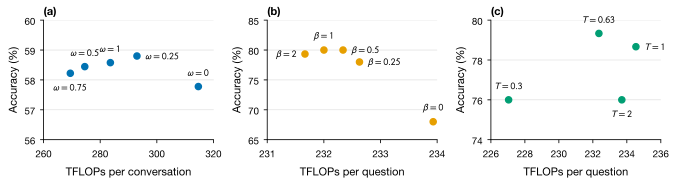

Recreate this plot in Python.
"""Supplementary sensitivity figure, three panels in one full-width figure: (a) attention weight omega
(MT-Video-Bench), (b) subtitle weight beta (Video-MME w/ subtitles), (c) relevance temperature T (Video-MME w/
subtitles, 300 questions; the T = 0.63 point is the default run on the same questions, sens_default_T.json).
Same data, axes and colors as the earlier one-per-column figures (sens_split.py): sens_weights.json,
sens_sweeps.json, sens_default_T.json.
Regenerate: uv run --no-project --with matplotlib --with numpy python fig/sens_panels.py"""
import json
from pathlib import Path

import orx_figstyle as fs

here = Path(__file__).parent
w = json.load(open(here / "sens_weights.json"))
s = json.load(open(here / "sens_sweeps.json"))
dT = json.load(open(here / "sens_default_T.json"))
fs.use_style()

PANELS = [  # symbol, color, points (value, tflops, acc), label offsets, x label, x ticks, y ticks
    (r"\omega", "blue", [(r["value"], r["tflops"], r["acc"]) for r in w["omega"]],
     {0.0: (0, 6, "center"), 0.25: (6, 0, "left"), 0.5: (0, 6, "center"), 0.75: (0, -6, "center"),
      1.0: (0, 6, "center")},
     "TFLOPs per conversation", range(260, 321, 20), range(56, 61)),
    (r"\beta", "orange", [(r["value"], r["tflops"], r["acc"]) for r in w["beta"]],
     {0.0: (0, 6, "center"), 0.25: (6, 0, "left"), 0.5: (6, 0, "left"), 1.0: (0, 6, "center"), 2.0: (-6, 0, "right")},
     "TFLOPs per question", range(231, 235), range(65, 86, 5)),
    ("T", "green", [(0.3, s["T0.3"]["tflops"], s["T0.3"]["acc"]), (0.63, dT["tflops"], dT["acc"]),
                    (1.0, s["T1"]["tflops"], s["T1"]["acc"]), (2.0, s["T2"]["tflops"], s["T2"]["acc"])],
     {0.3: (0, 6, "center"), 0.63: (0, 6, "center"), 1.0: (6, 0, "left"), 2.0: (0, -6, "center")},
     "TFLOPs per question", range(226, 237, 2), range(74, 81, 2)),
]

fig, axes = fs.figure_grid(1, 3, width=fs.WIDE, ratio=0.27)
for ax, (sym, col, pts, off, xl, xt, yt) in zip(axes, PANELS):
    c = fs.PALETTE[col]
    for v, tf, a in pts:
        ax.plot([tf], [a], marker="o", ms=4.5, color=c, ls="none", clip_on=False, zorder=4)
        dx, dy, ha = off[v]
        ax.annotate(rf"${sym}={v:g}$", (tf, a), xytext=(dx, dy), textcoords="offset points", ha=ha,
                    va="bottom" if dy > 0 else ("top" if dy < 0 else "center"), fontsize=7, zorder=5)
    xt, yt = list(xt), list(yt)
    ax.set_xlabel(xl)
    ax.set_xticks(xt); ax.set_xlim(xt[0], xt[-1]); ax.set_yticks(yt); ax.set_ylim(yt[0], yt[-1])
    ax.set_ylabel("Accuracy (%)")
fs.panel_labels(axes)
print(fs.save(fig, str(here / "sens_panels")))
